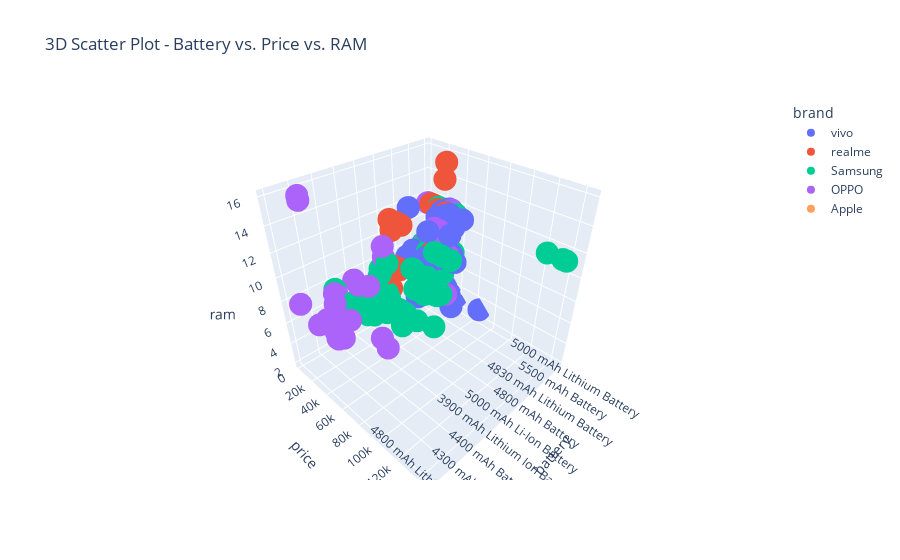

The cell this chart's notebook holds for it:
### Code cell
fig = px.scatter_3d(df_combined, 
                    x="battery", 
                    y="price", 
                    z="ram",  
                    color="brand",
                    hover_name="product_name",
                    title="3D Scatter Plot - Battery vs. Price vs. RAM")

fig.show()

### Figure 1 — Plotly figure (JSON) as saved in the notebook; plotly's stock layout.template omitted (floating-point values rounded to 4 significant figures; data arrays with more than 128 entries replaced by an {"elided": "..."} marker saying what was removed)
{"data": [{"hovertemplate": "<b>%{hovertext}</b><br><br>brand=vivo<br>battery=%{x}<br>price=%{y}<br>ram=%{z}<extra></extra>", "hovertext": {"elided": "160 str values"}, "legendgroup": "vivo", "marker": {"color": "#636efa", "symbol": "circle"}, "mode": "markers", "name": "vivo", "scene": "scene", "showlegend": true, "type": "scatter3d", "x": {"elided": "160 str values"}, "y": {"elided": "160 int values"}, "z": {"elided": "160 int values"}}, {"hovertemplate": "<b>%{hovertext}</b><br><br>brand=realme<br>battery=%{x}<br>price=%{y}<br>ram=%{z}<extra></extra>", "hovertext": {"elided": "130 str values"}, "legendgroup": "realme", "marker": {"color": "#EF553B", "symbol": "circle"}, "mode": "markers", "name": "realme", "scene": "scene", "showlegend": true, "type": "scatter3d", "x": {"elided": "130 str values"}, "y": {"elided": "130 int values"}, "z": {"elided": "130 int values"}}, {"hovertemplate": "<b>%{hovertext}</b><br><br>brand=Samsung<br>battery=%{x}<br>price=%{y}<br>ram=%{z}<extra></extra>", "hovertext": {"elided": "133 str values"}, "legendgroup": "Samsung", "marker": {"color": "#00cc96", "symbol": "circle"}, "mode": "markers", "name": "Samsung", "scene": "scene", "showlegend": true, "type": "scatter3d", "x": {"elided": "133 str values"}, "y": {"elided": "133 int values"}, "z": {"elided": "133 int values"}}, {"hovertemplate": "<b>%{hovertext}</b><br><br>brand=OPPO<br>battery=%{x}<br>price=%{y}<br>ram=%{z}<extra></extra>", "hovertext": ["OPPO A18 (Glowing Black, 128 GB)", "OPPO A18 (Glowing Blue, 128 GB)", "OPPO A18 (Glowing Blue, 64 GB)", "OPPO A3 5G (Nebula Red, 128 GB)", "OPPO A3 5G (Ocean Blue, 128 GB)", "OPPO A3 Pro 5G (Moonlight Purple, 128 GB)", "OPPO A3 Pro 5G (Moonlight Purple, 256 GB)", "OPPO A3 Pro 5G (Starry Black, 128 GB)", "OPPO A3 Pro 5G (Starry Black, 256 GB)", "OPPO A38 (Glowing Black, 128 GB)", "OPPO A38 (Glowing Gold, 128 GB)", "OPPO A3s (Nebula Red, 64 GB)", "OPPO A3x (Nebula Red, 128 GB)", "OPPO A3x (Ocean Blue, 128 GB)", "OPPO A3x 4G (Ocean Blue, 64 GB)", "OPPO A3x 5G (Starlight White, 128 GB)", "OPPO A3x 5G (Starlight White, 64 GB)", "OPPO A3x 5G (Starry Purple, 64 GB)", "OPPO A55 (Rainbow Blue, 128 GB)", "OPPO A57 4g (Green, 64 GB)", "OPPO A58 (Glowing Black, 128 GB)", "OPPO A59 5G (Silk Gold, 128 GB)", "OPPO A59 5G (Starry Black, 128 GB)", "OPPO A74 5G BLACK (Fluid Black, 128 GB)", "OPPO A77 (Sunset Orange, 128 GB)", "OPPO A78 (Aqua Green, 128 GB)", "OPPO A78 (Mist Black, 128 GB)", "OPPO A78 5G (Aqua Green, 128 GB)", "OPPO A78 5G (Glowing Black, 128 GB)", "OPPO A78 5G (Glowing Blue, 128 GB)", "OPPO A79 5G (Glowing Green, 128 GB)", "OPPO A79 5G (Mystery Black, 128 GB)", "OPPO F21 Pro (Sunset Orange, 128 GB)", "OPPO F21 Pro 5G (Cosmic Black, 128 GB)", "OPPO F21 Pro 5G (Rainbow Spectrum, 128 GB)", "OPPO F21SPRO (Orange, 128 GB)", "OPPO F21s Pro (Starlight Black, 128 GB)", "OPPO F21s Pro 5G (Dawnlight Gold, 128 GB)", "OPPO F21s Pro 5G (Starlight Black, 128 GB)", "OPPO F23 5G (Bold Gold, 256 GB)", "OPPO F23 5G (Cool Black, 256 GB)", "OPPO F25 Pro 5G (Coral Purple, 128 GB)", "OPPO F25 Pro 5G (Lava Red, 128 GB)", "OPPO F25 Pro 5G (Lava Red, 256 GB)", "OPPO F25 Pro 5G (Ocean Blue, 256 GB)", "OPPO F27 5G (Amber Orange, 128 GB)", "OPPO F27 5G (Amber Orange, 256 GB)", "OPPO F27 5G (Emerald Green, 128 GB)", "OPPO F27 5G (Emerald Green, 256 GB)", "OPPO F27 Pro+ (Dusk Pink, 128 GB)", "OPPO F27 Pro+ (Dusk Pink, 256 GB)", "OPPO F27 Pro+ (Midnight Navy, 256 GB)", "OPPO Find N2 Flip (Astral Black, 256 GB)", "OPPO Find N2 Flip (Moonlit Purple, 256 GB)", "OPPO Find N3 Flip (Cream Gold, 256 GB)", "OPPO Find N3 Flip (Sleek Black, 256 GB)", "OPPO Find X8 5G (Space Black, 256 GB)", "OPPO Find X8 5G (Space Black, 512 GB)", "OPPO Find X8 Pro 5G (Pearl White, 512 GB)", "OPPO Find X8 Pro 5G (Space Black, 512 GB)", "OPPO K12x 5G with 45W SUPERVOOC Charger In-The-Box (Breeze Blue, 128 GB)", "OPPO K12x 5G with 45W SUPERVOOC Charger In-The-Box (Breeze Blue, 256 GB)", "OPPO K12x 5G with 45W SUPERVOOC Charger In-The-Box (Feather Pink, 128 GB)", "OPPO K12x 5G with 45W SUPERVOOC Charger In-The-Box (Feather Pink, 256 GB)", "OPPO K12x 5G with 45W SUPERVOOC Charger In-The-Box (Midnight Violet, 128 GB)", "OPPO K12x 5G with 45W SUPERVOOC Charger In-The-Box (Midnight Violet, 256 GB)", "OPPO Reno 12 5G (Astro Silver, 256 GB)", "OPPO Reno 12 5G (Matte Brown, 256 GB)", "OPPO Reno 12 5G (Sunset Peach, 256 GB)", "OPPO Reno 12 Pro 5G (Manish Malhotra Limited Edition, 256 GB)", "OPPO Reno 12 Pro 5G (Space Brown, 256 GB)", "OPPO Reno 12 Pro 5G (Sunset Gold, 256 GB)", "OPPO Reno 12 Pro 5G (Sunset Gold, 512 GB)", "OPPO Reno10 5G (Ice Blue, 256 GB)", "OPPO Reno10 5G (Silvery Grey, 256 GB)", "OPPO Reno10 Pro 5G (Glossy Purple, 256 GB)", "OPPO Reno10 Pro 5G (Silvery Grey, 256 GB)", "OPPO Reno10 Pro+ 5G (Silvery Grey, 256 GB)", "OPPO Reno11 5G (Rock Grey, 128 GB)", "OPPO Reno11 5G (Rock Grey, 256 GB)", "OPPO Reno12 5g (Sunset Peach, 256 GB)", "OPPO Reno13 5G (Ivory White, 128 GB)", "OPPO Reno13 5G (Ivory White, 256 GB)", "OPPO Reno13 5G (Luminous Blue, 128 GB)", "OPPO Reno13 5G (Luminous Blue, 256 GB)", "OPPO Reno13 Pro 5G (Graphite Grey, 256 GB)", "OPPO Reno13 Pro 5G (Graphite Grey, 512 GB)", "OPPO Reno13 Pro 5G (Mist Lavender, 256 GB)", "OPPO Reno13 Pro 5G (Mist Lavender, 512 GB)", "OPPO Reno2 Z (Sky, White, 256 GB)", "OPPO Reno8 5G (Shimmer Black, 128 GB)", "OPPO Reno8 5G (Shimmer Gold, 128 GB)", "OPPO Reno8T 5G (Midnight Black, 128 GB)", "OPPO Reno8T 5G (Sunrise Gold, 128 GB)"], "legendgroup": "OPPO", "marker": {"color": "#ab63fa", "symbol": "circle"}, "mode": "markers", "name": "OPPO", "scene": "scene", "showlegend": true, "type": "scatter3d", "x": ["5000 mAh Battery", "5000 mAh Battery", "5000 mAh Battery", "5100 mAh Battery", "5100 mAh Battery", "5100 mAh Battery", "5100 mAh Battery", "5100 mAh Battery", "5100 mAh Battery", "5000 mAh Battery", "5000 mAh Battery", "5100 mAh Battery", "5100 mAh Battery", "5100 mAh Battery", "5100 mAh Battery", "5100 mAh Battery", "5100 mAh Battery", "5100 mAh Battery", "5000 mAh Lithium-ion Polymer Battery", "5000 mAh Battery", "5000 mAh Battery", "5000 mAh Battery", "5000 mAh Battery", "5000 mAh Battery", "5000 mAh Lithium-ion Polymer Battery", "5000 mAh Battery", "5000 mAh Battery", "5000 mAh Battery", "5000 mAh Battery", "5000 mAh Battery", "5000 mAh Lithium Polymer Battery", "5000 mAh Lithium Polymer Battery", "4500 mAh Battery", "4500 mAh Battery", "4500 mAh Battery", "4500 mAh Battery", "4500 mAh Battery", "4500 mAh Battery", "4500 mAh Battery", "5000 mAh Battery", "5000 mAh Battery", "5000 mAh Battery", "5000 mAh Battery", "5000 mAh Battery", "5000 mAh Battery", "5000 mAh Battery", "5000 mAh Battery", "5000 mAh Battery", "5000 mAh Battery", "5000 mAh Battery", "5000 mAh Battery", "5000 mAh Battery", "4300 mAh Battery", "4300 mAh Battery", "4300 mAh Battery", "4300 mAh Battery", "5630 mAh Battery", "5630 mAh Battery", "5910 mAh Battery", "5910 mAh Battery", "5100 mAh Battery", "5100 mAh Battery", "5100 mAh Battery", "5100 mAh Battery", "5100 mAh Battery", "5100 mAh Battery", "5000 mAh Battery", "5000 mAh Battery", "5000 mAh Battery", "5000 mAh Battery", "5000 mAh Battery", "5000 mAh Battery", "5000 mAh Battery", "5000 mAh Battery", "5000 mAh Battery", "4600 mAh Battery", "4600 mAh Battery", "4700 mAh Battery", "5000 mAh Battery", "5000 mAh Battery", "5000 mAh Battery", "5600 mAh Battery", "5600 mAh Battery", "5600 mAh Battery", "5600 mAh Battery", "5800 mAh Battery", "5800 mAh Battery", "5800 mAh Battery", "5800 mAh Battery", "4000 mAh Battery", "4500 mAh Lithium-ion Polymer Battery", "4500 mAh Lithium-ion Polymer Battery", "4800 mAh Lithium-ion Polymer Battery", "4800 mAh Lithium-ion Polymer Battery"], "y": [31999, 17999, 23999, 14999, 13999, 17999, 19999, 17999, 19999, 15999, 27525, 12999, 9999, 9999, 9999, 12499, 20999, 11499, 18989, 36999, 12990, 13999, 13500, 19490, 17499, 38999, 29999, 15999, 16999, 17998, 79999, 26999, 20999, 25999, 25999, 17706, 21999, 15999, 16999, 22999, 20499, 9499, 19999, 25999, 25999, 20999, 22999, 20999, 22999, 25999, 27999, 27999, 89999, 49999, 74999, 74999, 69999, 11999, 99999, 18999, 12999, 15999, 12999, 16099, 12999, 15999, 32999, 32999, 32999, 36999, 36999, 14499, 40999, 29440, 12999, 37999, 37999, 54999, 27999, 29999, 32999, 37999, 39999, 37999, 39999, 49999, 54999, 49999, 54999, 11499, 40999, 9499, 38999, 38999], "z": [4, 4, 4, 6, 6, 8, 8, 8, 8, 4, 4, 4, 4, 4, 4, 4, 4, 4, 4, 4, 6, 4, 4, 6, 4, 8, 8, 8, 8, 8, 8, 8, 8, 8, 8, 8, 8, 8, 8, 8, 8, 8, 8, 8, 8, 8, 8, 8, 8, 8, 8, 8, 8, 8, 12, 12, 12, 16, 16, 16, 6, 8, 6, 8, 6, 8, 8, 8, 8, 12, 12, 12, 12, 8, 8, 12, 12, 12, 8, 8, 8, 8, 8, 8, 8, 12, 12, 12, 12, 8, 8, 8, 8, 8]}, {"hovertemplate": "<b>%{hovertext}</b><br><br>brand=Apple<br>battery=%{x}<br>price=%{y}<br>ram=%{z}<extra></extra>", "hovertext": ["Apple iPhone 11 (Black, 128 GB)", "Apple iPhone 11 (Black, 64 GB)", "Apple iPhone 11 (Purple, 128 GB)", "Apple iPhone 11 (Purple, 64 GB)", "Apple iPhone 11 (Purple, 64 GB) (Includes EarPods, Power Adapter)", "Apple iPhone 11 Pro (Midnight Green, 64 GB)", "Apple iPhone 12 (Black, 128 GB)", "Apple iPhone 12 (Black, 64 GB)", "Apple iPhone 12 (Blue, 64 GB)", "Apple iPhone 12 mini (Black, 64 GB)", "Apple iPhone 12 mini (Red, 256 GB)", "Apple iPhone 13 ((PRODUCT)RED, 128 GB)", "Apple iPhone 13 ((PRODUCT)RED, 256 GB)", "Apple iPhone 13 (Green, 256 GB)", "Apple iPhone 13 (Green, 512 GB)", "Apple iPhone 13 (Starlight, 256 GB)", "Apple iPhone 13 Pro Max (Gold, 512 GB)", "Apple iPhone 13 mini ((PRODUCT)RED, 128 GB)", "Apple iPhone 13 mini ((PRODUCT)RED, 256 GB)", "Apple iPhone 13 mini (Green, 128 GB)", "Apple iPhone 13 mini (Green, 256 GB)", "Apple iPhone 14 (Blue, 128 GB)", "Apple iPhone 14 Plus (Blue, 128 GB)", "Apple iPhone 14 Plus (Blue, 256 GB)", "Apple iPhone 14 Pro Max (Silver, 512 GB)", "Apple iPhone 15 (Yellow, 128 GB)", "Apple iPhone 15 Pro (Black Titanium, 512 GB)", "Apple iPhone 5s (Silver, 16 GB)", "Apple iPhone 7 (Black, 128 GB)", "Apple iPhone 7 (Black, 32 GB)", "Apple iPhone 8 (Silver, 256 GB)", "Apple iPhone 8 (Silver, 64 GB)", "Apple iPhone 8 Plus (Silver, 256 GB)", "Apple iPhone 8 Plus (Silver, 64 GB)", "Apple iPhone SE 3rd Gen (Starlight, 128 GB)", "Apple iPhone XR (Blue, 128 GB)", "Apple iPhone XR (Blue, 64 GB)", "Apple iPhone XR (Blue, 64 GB) (Includes EarPods, Power Adapter)", "Apple iPhone XR (White, 128 GB) (Includes EarPods, Power Adapter)", "Apple iPhone XR (Yellow, 256 GB) (Includes EarPods, Power Adapter)", "Apple iPhone XS (Gold, 256 GB)", "Apple iPhone XS (Gold, 64 GB)", "Apple iPhone XS (Space Grey, 256 GB)", "Apple iPhone XS Max (Space Grey, 64 GB)"], "legendgroup": "Apple", "marker": {"color": "#FFA15A", "symbol": "circle"}, "mode": "markers", "name": "Apple", "scene": "scene", "showlegend": true, "type": "scatter3d", "x": ["A13 Bionic Chip Processor", "A13 Bionic Chip Processor", "A13 Bionic Chip Processor", "A13 Bionic Chip Processor", "A13 Bionic Chip Processor", "A13 Bionic Chip Processor", "A14 Bionic Chip with Next Generation Neural Engine Processor", "A14 Bionic Chip with Next Generation Neural Engine Processor", "A14 Bionic Chip with Next Generation Neural Engine Processor", "A14 Bionic Chip with Next Generation Neural Engine Processor", "A14 Bionic Chip with Next Generation Neural Engine Processor", "A15 Bionic Chip Processor", "A15 Bionic Chip Processor", "A15 Bionic Chip Processor", "A15 Bionic Chip Processor", "A15 Bionic Chip Processor", "A15 Bionic Chip Processor", "A15 Bionic Chip Processor", "A15 Bionic Chip Processor", "A15 Bionic Chip Processor", "A15 Bionic Chip Processor", "A15 Bionic Chip, 6 Core Processor Processor", "A15 Bionic Chip, 6 Core Processor Processor", "A15 Bionic Chip, 6 Core Processor Processor", "A16 Bionic Chip, 6 Core Processor Processor", "A16 Bionic Chip, 6 Core Processor Processor", "A17 Pro Chip, 6 Core Processor Processor", "Apple A7 64-bit processor and M7 Motion Co-processor", "Apple A10 Fusion 64-bit processor and Embedded M10 Motion Co-processor", "Apple A10 Fusion 64-bit processor and Embedded M10 Motion Co-processor", "A11 Bionic Chip with 64-bit Architecture, Neural Engine, Embedded M11 Motion Coprocessor Processor", "A11 Bionic Chip with 64-bit Architecture, Neural Engine, Embedded M11 Motion Coprocessor Processor", "A11 Bionic Chip with 64-bit Architecture, Neural Engine, Embedded M11 Motion Coprocessor Processor", "A11 Bionic Chip with 64-bit Architecture, Neural Engine, Embedded M11 Motion Coprocessor Processor", "A15 Bionic Chip, 6 Core Processor Processor", "A12 Bionic Chip Processor", "A12 Bionic Chip Processor", "A12 Bionic Chip Processor", "A12 Bionic Chip Processor", "A12 Bionic Chip Processor", "A12 Bionic Chip Processor", "A12 Bionic Chip Processor", "A12 Bionic Chip Processor", "A12 Bionic Chip Processor"], "y": [48900, 43900, 48900, 43900, 49900, 106600, 54900, 48900, 48900, 59900, 74900, 44999, 54999, 54999, 74999, 54999, 159900, 49900, 74900, 64900, 74900, 54999, 69900, 79900, 164900, 64999, 164900, 25000, 34900, 31500, 77000, 39900, 84900, 49900, 52600, 52900, 47900, 47900, 45499, 91900, 103900, 89900, 103900, 109900], "z": [null, null, null, null, null, null, null, null, null, null, null, null, null, null, null, null, null, null, null, null, null, null, null, null, null, null, null, null, null, null, null, null, null, null, null, null, null, null, null, null, null, null, null, null]}], "layout": {"legend": {"title": {"text": "brand"}, "tracegroupgap": 0}, "scene": {"domain": {"x": [0, 1], "y": [0, 1]}, "xaxis": {"title": {"text": "battery"}}, "yaxis": {"title": {"text": "price"}}, "zaxis": {"title": {"text": "ram"}}}, "title": {"text": "3D Scatter Plot - Battery vs. Price vs. RAM"}}}
